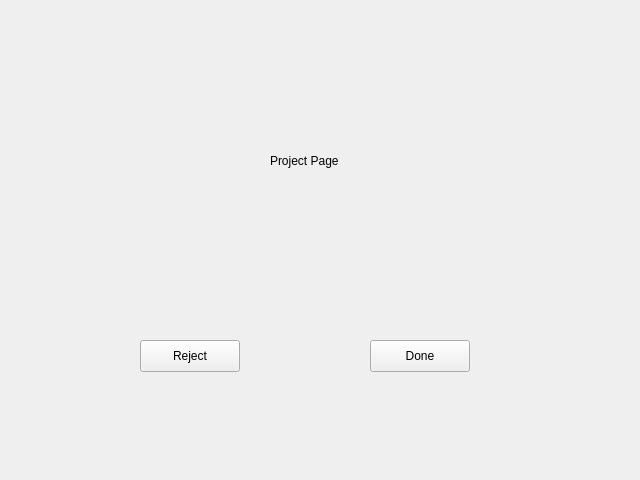
<?xml version="1.0" encoding="UTF-8"?>
<ui version="4.0">
 <class>ProjectPage</class>
 <widget class="QWidget" name="ProjectPage">
  <property name="geometry">
   <rect>
    <x>0</x>
    <y>0</y>
    <width>640</width>
    <height>480</height>
   </rect>
  </property>
  <property name="windowTitle">
   <string>Form</string>
  </property>
  <widget class="QLabel" name="label">
   <property name="geometry">
    <rect>
     <x>270</x>
     <y>150</y>
     <width>131</width>
     <height>21</height>
    </rect>
   </property>
   <property name="text">
    <string>Project Page</string>
   </property>
  </widget>
  <widget class="QPushButton" name="rejectButton">
   <property name="geometry">
    <rect>
     <x>140</x>
     <y>340</y>
     <width>100</width>
     <height>32</height>
    </rect>
   </property>
   <property name="text">
    <string>Reject</string>
   </property>
  </widget>
  <widget class="QPushButton" name="doneButton">
   <property name="geometry">
    <rect>
     <x>370</x>
     <y>340</y>
     <width>100</width>
     <height>32</height>
    </rect>
   </property>
   <property name="text">
    <string>Done</string>
   </property>
  </widget>
 </widget>
 <resources/>
 <connections/>
</ui>
